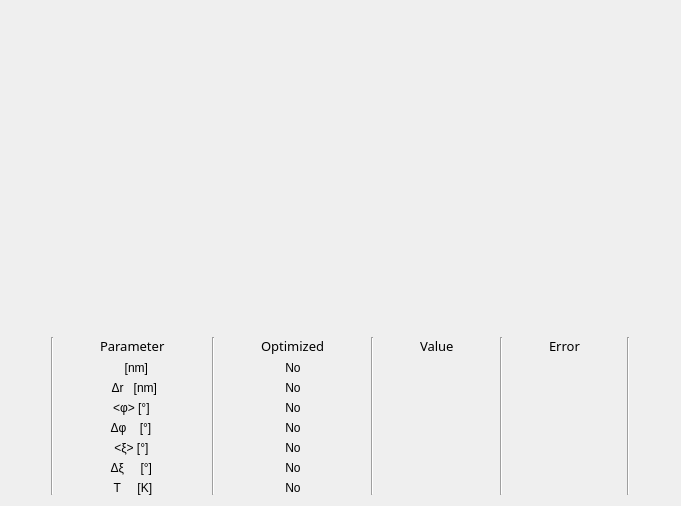
            <widget class="QWidget" name="fit_output_tab">
             <attribute name="title">
              <string>Output</string>
             </attribute>
             <layout class="QVBoxLayout" name="verticalLayout_35">
              <item>
               <widget class="QSplitter" name="splitter">
                <property name="orientation">
                 <enum>Qt::Horizontal</enum>
                </property>
                <widget class="MplWidget_for_two_plots_1" name="fit_and_score_plots" native="true">
                 <property name="sizePolicy">
                  <sizepolicy hsizetype="Expanding" vsizetype="Expanding">
                   <horstretch>0</horstretch>
                   <verstretch>0</verstretch>
                  </sizepolicy>
                 </property>
                 <property name="minimumSize">
                  <size>
                   <width>0</width>
                   <height>300</height>
                  </size>
                 </property>
                </widget>
               </widget>
              </item>
              <item>
               <spacer name="verticalSpacer_11">
                <property name="orientation">
                 <enum>Qt::Vertical</enum>
                </property>
                <property name="sizeType">
                 <enum>QSizePolicy::Minimum</enum>
                </property>
                <property name="sizeHint" stdset="0">
                 <size>
                  <width>20</width>
                  <height>20</height>
                 </size>
                </property>
               </spacer>
              </item>
              <item>
               <layout class="QHBoxLayout" name="horizontalLayout_47">
                <item>
                 <spacer name="horizontalSpacer_27">
                  <property name="orientation">
                   <enum>Qt::Horizontal</enum>
                  </property>
                  <property name="sizeHint" stdset="0">
                   <size>
                    <width>40</width>
                    <height>20</height>
                   </size>
                  </property>
                 </spacer>
                </item>
                <item>
                 <widget class="Line" name="line_7">
                  <property name="orientation">
                   <enum>Qt::Vertical</enum>
                  </property>
                 </widget>
                </item>
                <item>
                 <spacer name="horizontalSpacer_42">
                  <property name="orientation">
                   <enum>Qt::Horizontal</enum>
                  </property>
                  <property name="sizeType">
                   <enum>QSizePolicy::Minimum</enum>
                  </property>
                  <property name="sizeHint" stdset="0">
                   <size>
                    <width>40</width>
                    <height>20</height>
                   </size>
                  </property>
                 </spacer>
                </item>
                <item>
                 <layout class="QVBoxLayout" name="verticalLayout_32">
                  <item>
                   <widget class="QLabel" name="label_25">
                    <property name="font">
                     <font>
                      <family>Yu Gothic UI Semibold</family>
                      <pointsize>10</pointsize>
                      <weight>7</weight>
                      <italic>false</italic>
                      <bold>false</bold>
                      <underline>false</underline>
                     </font>
                    </property>
                    <property name="styleSheet">
                     <string notr="true">QWidget {font: 63 10pt 'Yu Gothic UI Semibold';}</string>
                    </property>
                    <property name="text">
                     <string>Parameter</string>
                    </property>
                   </widget>
                  </item>
                  <item>
                   <widget class="QLabel" name="label_27">
                    <property name="text">
                     <string>&lt;r&gt;  [nm]</string>
                    </property>
                    <property name="alignment">
                     <set>Qt::AlignCenter</set>
                    </property>
                   </widget>
                  </item>
                  <item>
                   <widget class="QLabel" name="label_28">
                    <property name="text">
                     <string> Δr   [nm]</string>
                    </property>
                    <property name="alignment">
                     <set>Qt::AlignCenter</set>
                    </property>
                   </widget>
                  </item>
                  <item>
                   <widget class="QLabel" name="label_103">
                    <property name="text">
                     <string>&lt;φ&gt;   [°]  </string>
                    </property>
                    <property name="alignment">
                     <set>Qt::AlignCenter</set>
                    </property>
                   </widget>
                  </item>
                  <item>
                   <widget class="QLabel" name="label_130">
                    <property name="text">
                     <string> Δφ    [°]  </string>
                    </property>
                    <property name="alignment">
                     <set>Qt::AlignCenter</set>
                    </property>
                   </widget>
                  </item>
                  <item>
                   <widget class="QLabel" name="label_104">
                    <property name="text">
                     <string>&lt;ξ&gt;    [°]  </string>
                    </property>
                    <property name="alignment">
                     <set>Qt::AlignCenter</set>
                    </property>
                   </widget>
                  </item>
                  <item>
                   <widget class="QLabel" name="label_105">
                    <property name="text">
                     <string>Δξ     [°] </string>
                    </property>
                    <property name="alignment">
                     <set>Qt::AlignCenter</set>
                    </property>
                   </widget>
                  </item>
                  <item>
                   <widget class="QLabel" name="label_106">
                    <property name="text">
                     <string>  T     [K]  </string>
                    </property>
                    <property name="alignment">
                     <set>Qt::AlignCenter</set>
                    </property>
                   </widget>
                  </item>
                 </layout>
                </item>
                <item>
                 <spacer name="horizontalSpacer_32">
                  <property name="orientation">
                   <enum>Qt::Horizontal</enum>
                  </property>
                  <property name="sizeType">
                   <enum>QSizePolicy::Minimum</enum>
                  </property>
                  <property name="sizeHint" stdset="0">
                   <size>
                    <width>40</width>
                    <height>20</height>
                   </size>
                  </property>
                 </spacer>
                </item>
                <item>
                 <widget class="Line" name="line_3">
                  <property name="orientation">
                   <enum>Qt::Vertical</enum>
                  </property>
                 </widget>
                </item>
                <item>
                 <spacer name="horizontalSpacer_29">
                  <property name="orientation">
                   <enum>Qt::Horizontal</enum>
                  </property>
                  <property name="sizeType">
                   <enum>QSizePolicy::Minimum</enum>
                  </property>
                  <property name="sizeHint" stdset="0">
                   <size>
                    <width>40</width>
                    <height>20</height>
                   </size>
                  </property>
                 </spacer>
                </item>
                <item>
                 <layout class="QVBoxLayout" name="verticalLayout_31">
                  <item>
                   <widget class="QLabel" name="label_107">
                    <property name="font">
                     <font>
                      <family>Yu Gothic UI Semibold</family>
                      <pointsize>10</pointsize>
                      <weight>7</weight>
                      <italic>false</italic>
                      <bold>false</bold>
                      <underline>false</underline>
                     </font>
                    </property>
                    <property name="styleSheet">
                     <string notr="true">QWidget {font: 63 10pt 'Yu Gothic UI Semibold';}</string>
                    </property>
                    <property name="text">
                     <string>Optimized</string>
                    </property>
                   </widget>
                  </item>
                  <item>
                   <widget class="QLabel" name="r_mean_opt_label">
                    <property name="text">
                     <string>No</string>
                    </property>
                    <property name="alignment">
                     <set>Qt::AlignCenter</set>
                    </property>
                   </widget>
                  </item>
                  <item>
                   <widget class="QLabel" name="r_width_opt_label">
                    <property name="text">
                     <string>No</string>
                    </property>
                    <property name="alignment">
                     <set>Qt::AlignCenter</set>
                    </property>
                   </widget>
                  </item>
                  <item>
                   <widget class="QLabel" name="phi_mean_opt_label">
                    <property name="text">
                     <string>No</string>
                    </property>
                    <property name="alignment">
                     <set>Qt::AlignCenter</set>
                    </property>
                   </widget>
                  </item>
                  <item>
                   <widget class="QLabel" name="phi_width_opt_label">
                    <property name="text">
                     <string>No</string>
                    </property>
                    <property name="alignment">
                     <set>Qt::AlignCenter</set>
                    </property>
                   </widget>
                  </item>
                  <item>
                   <widget class="QLabel" name="xi_mean_opt_label">
                    <property name="text">
                     <string>No</string>
                    </property>
                    <property name="alignment">
                     <set>Qt::AlignCenter</set>
                    </property>
                   </widget>
                  </item>
                  <item>
                   <widget class="QLabel" name="xi_width_opt_label">
                    <property name="text">
                     <string>No</string>
                    </property>
                    <property name="alignment">
                     <set>Qt::AlignCenter</set>
                    </property>
                   </widget>
                  </item>
                  <item>
                   <widget class="QLabel" name="temp_opt_label">
                    <property name="text">
                     <string>No</string>
                    </property>
                    <property name="alignment">
                     <set>Qt::AlignCenter</set>
                    </property>
                   </widget>
                  </item>
                 </layout>
                </item>
                <item>
                 <spacer name="horizontalSpacer_33">
                  <property name="orientation">
                   <enum>Qt::Horizontal</enum>
                  </property>
                  <property name="sizeType">
                   <enum>QSizePolicy::Minimum</enum>
                  </property>
                  <property name="sizeHint" stdset="0">
                   <size>
                    <width>40</width>
                    <height>20</height>
                   </size>
                  </property>
                 </spacer>
                </item>
                <item>
                 <widget class="Line" name="line_5">
                  <property name="orientation">
                   <enum>Qt::Vertical</enum>
                  </property>
                 </widget>
                </item>
                <item>
                 <spacer name="horizontalSpacer_30">
                  <property name="orientation">
                   <enum>Qt::Horizontal</enum>
                  </property>
                  <property name="sizeType">
                   <enum>QSizePolicy::Minimum</enum>
                  </property>
                  <property name="sizeHint" stdset="0">
                   <size>
                    <width>40</width>
                    <height>20</height>
                   </size>
                  </property>
                 </spacer>
                </item>
                <item>
                 <layout class="QVBoxLayout" name="verticalLayout_33">
                  <item>
                   <widget class="QLabel" name="label_114">
                    <property name="font">
                     <font>
                      <family>Yu Gothic UI Semibold</family>
                      <pointsize>10</pointsize>
                      <weight>7</weight>
                      <italic>false</italic>
                      <bold>false</bold>
                      <underline>false</underline>
                     </font>
                    </property>
                    <property name="styleSheet">
                     <string notr="true">QWidget {font: 63 10pt 'Yu Gothic UI Semibold';}</string>
                    </property>
                    <property name="text">
                     <string>Value</string>
                    </property>
                   </widget>
                  </item>
                  <item>
                   <widget class="QLabel" name="r_mean_output_value">
                    <property name="text">
                     <string/>
                    </property>
                    <property name="alignment">
                     <set>Qt::AlignCenter</set>
                    </property>
                   </widget>
                  </item>
                  <item>
                   <widget class="QLabel" name="r_width_output_value">
                    <property name="text">
                     <string/>
                    </property>
                    <property name="alignment">
                     <set>Qt::AlignCenter</set>
                    </property>
                   </widget>
                  </item>
                  <item>
                   <widget class="QLabel" name="phi_mean_output_value">
                    <property name="text">
                     <string/>
                    </property>
                    <property name="alignment">
                     <set>Qt::AlignCenter</set>
                    </property>
                   </widget>
                  </item>
                  <item>
                   <widget class="QLabel" name="phi_width_output_value">
                    <property name="text">
                     <string/>
                    </property>
                    <property name="alignment">
                     <set>Qt::AlignCenter</set>
                    </property>
                   </widget>
                  </item>
                  <item>
                   <widget class="QLabel" name="xi_mean_output_value">
                    <property name="text">
                     <string/>
                    </property>
                    <property name="alignment">
                     <set>Qt::AlignCenter</set>
                    </property>
                   </widget>
                  </item>
                  <item>
                   <widget class="QLabel" name="xi_width_output_value">
                    <property name="text">
                     <string/>
                    </property>
                    <property name="alignment">
                     <set>Qt::AlignCenter</set>
                    </property>
                   </widget>
                  </item>
                  <item>
                   <widget class="QLabel" name="temp_output_value">
                    <property name="text">
                     <string/>
                    </property>
                    <property name="alignment">
                     <set>Qt::AlignCenter</set>
                    </property>
                   </widget>
                  </item>
                 </layout>
                </item>
                <item>
                 <spacer name="horizontalSpacer_34">
                  <property name="orientation">
                   <enum>Qt::Horizontal</enum>
                  </property>
                  <property name="sizeType">
                   <enum>QSizePolicy::Minimum</enum>
                  </property>
                  <property name="sizeHint" stdset="0">
                   <size>
                    <width>40</width>
                    <height>20</height>
                   </size>
                  </property>
                 </spacer>
                </item>
                <item>
                 <widget class="Line" name="line_6">
                  <property name="orientation">
                   <enum>Qt::Vertical</enum>
                  </property>
                 </widget>
                </item>
                <item>
                 <spacer name="horizontalSpacer_31">
                  <property name="orientation">
                   <enum>Qt::Horizontal</enum>
                  </property>
                  <property name="sizeType">
                   <enum>QSizePolicy::Minimum</enum>
                  </property>
                  <property name="sizeHint" stdset="0">
                   <size>
                    <width>40</width>
                    <height>20</height>
                   </size>
                  </property>
                 </spacer>
                </item>
                <item>
                 <layout class="QVBoxLayout" name="verticalLayout_34">
                  <item>
                   <widget class="QLabel" name="label_123">
                    <property name="font">
                     <font>
                      <family>Yu Gothic UI Semibold</family>
                      <pointsize>10</pointsize>
                      <weight>7</weight>
                      <italic>false</italic>
                      <bold>false</bold>
                      <underline>false</underline>
                     </font>
                    </property>
                    <property name="styleSheet">
                     <string notr="true">QWidget {font: 63 10pt 'Yu Gothic UI Semibold';}</string>
                    </property>
                    <property name="text">
                     <string>Error</string>
                    </property>
                   </widget>
                  </item>
                  <item>
                   <widget class="QLabel" name="r_mean_fit_error_label">
                    <property name="text">
                     <string/>
                    </property>
                    <property name="alignment">
                     <set>Qt::AlignCenter</set>
                    </property>
                   </widget>
                  </item>
                  <item>
                   <widget class="QLabel" name="r_width_error_label">
                    <property name="text">
                     <string/>
                    </property>
                    <property name="alignment">
                     <set>Qt::AlignCenter</set>
                    </property>
                   </widget>
                  </item>
                  <item>
                   <widget class="QLabel" name="phi_mean_error_label">
                    <property name="text">
                     <string/>
                    </property>
                    <property name="alignment">
                     <set>Qt::AlignCenter</set>
                    </property>
                   </widget>
                  </item>
                  <item>
                   <widget class="QLabel" name="phi_width_error_label">
                    <property name="text">
                     <string/>
                    </property>
                    <property name="alignment">
                     <set>Qt::AlignCenter</set>
                    </property>
                   </widget>
                  </item>
                  <item>
                   <widget class="QLabel" name="xi_mean_error_label">
                    <property name="text">
                     <string/>
                    </property>
                    <property name="alignment">
                     <set>Qt::AlignCenter</set>
                    </property>
                   </widget>
                  </item>
                  <item>
                   <widget class="QLabel" name="xi_width_error_label">
                    <property name="text">
                     <string/>
                    </property>
                    <property name="alignment">
                     <set>Qt::AlignCenter</set>
                    </property>
                   </widget>
                  </item>
                  <item>
                   <widget class="QLabel" name="temp_error_label">
                    <property name="text">
                     <string/>
                    </property>
                    <property name="alignment">
                     <set>Qt::AlignCenter</set>
                    </property>
                   </widget>
                  </item>
                 </layout>
                </item>
                <item>
                 <spacer name="horizontalSpacer_47">
                  <property name="orientation">
                   <enum>Qt::Horizontal</enum>
                  </property>
                  <property name="sizeType">
                   <enum>QSizePolicy::Minimum</enum>
                  </property>
                  <property name="sizeHint" stdset="0">
                   <size>
                    <width>40</width>
                    <height>20</height>
                   </size>
                  </property>
                 </spacer>
                </item>
                <item>
                 <widget class="Line" name="line_8">
                  <property name="orientation">
                   <enum>Qt::Vertical</enum>
                  </property>
                 </widget>
                </item>
                <item>
                 <spacer name="horizontalSpacer_28">
                  <property name="orientation">
                   <enum>Qt::Horizontal</enum>
                  </property>
                  <property name="sizeHint" stdset="0">
                   <size>
                    <width>40</width>
                    <height>20</height>
                   </size>
                  </property>
                 </spacer>
                </item>
               </layout>
              </item>
             </layout>
            </widget>
